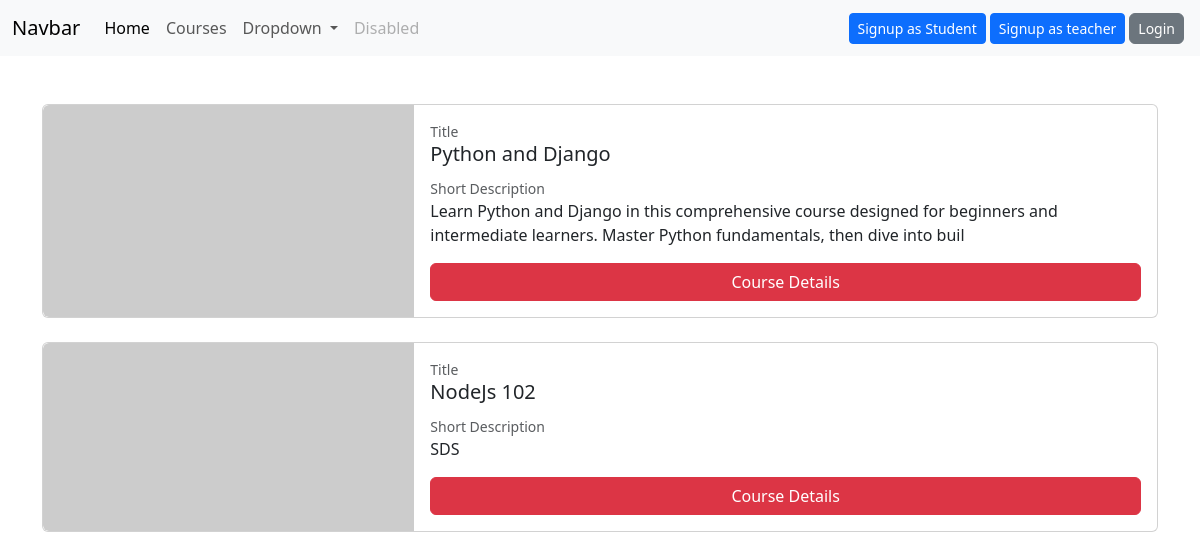
/course/list, run on the app's committed database.
### course/models.py (models this page shows, shortened)
class Course(BaseModel):
    author = models.ForeignKey(User, on_delete=models.SET_NULL, null=True)
    title = models.CharField(max_length=50,null=False,blank=False)
    short_desc = models.TextField(blank=True,max_length=150)
    long_desc = models.TextField(blank=True,max_length=255)

### course/views.py (the view)
# urls.py: path('list',CourseList.as_view(), name='course_list'),
class CourseList(ListView):
    model=Course
    context_object_name = "course"
    queryset = Course.objects.all()
    template_name = 'course/list.html'

### templates/course/list.html (shortened to what this page needs)
{%extends "base.html" %}
{%block content%}
<div class="container my-5">
  <div class="d-flex flex-column mb-3">
    {% for course in course %}
<div class="col-md-12 mb-4">
  <div class="card h-100 overflow-hidden"> <div class="row g-0 h-100 d-flex align-items-stretch"> <div class="col-md-4 position-relative">
        <img src="https://placehold.co/180"
             class="img-fluid rounded-start"
             alt="Course Image"
             style="position: absolute; top: 0; left: 0; width: 100%; height: 100%; object-fit: cover;">
      </div>
      <div class="col-md-8">
        <div class="card-body h-100 d-flex flex-column justify-content-center">
          <small class="text-muted">Title</small>
          <h5 class="card-title mb-1">{{course.title}}</h5>
          <small class="text-muted mt-2">Short Description</small>
          <p class="card-text mb-3">{{course.short_desc}}</p>
          <a href="{%url "course:course_details" pk=course.pk %}" class="btn btn-danger ">Course Details</a>
        </div>
      </div>
    </div>
  </div>
</div>
        {% empty %}
            <li>No items available.</li>
        {% endfor %}
  </div>
</div>
{%endblock content %}

### data on the page
Course: title "Python and Django", short_desc "Learn Python and Django in this comprehensive course designed for beginners and intermediate learners. Master Python fundamentals, then dive into buil"
Course: title "NodeJs 102", short_desc "SDS"
